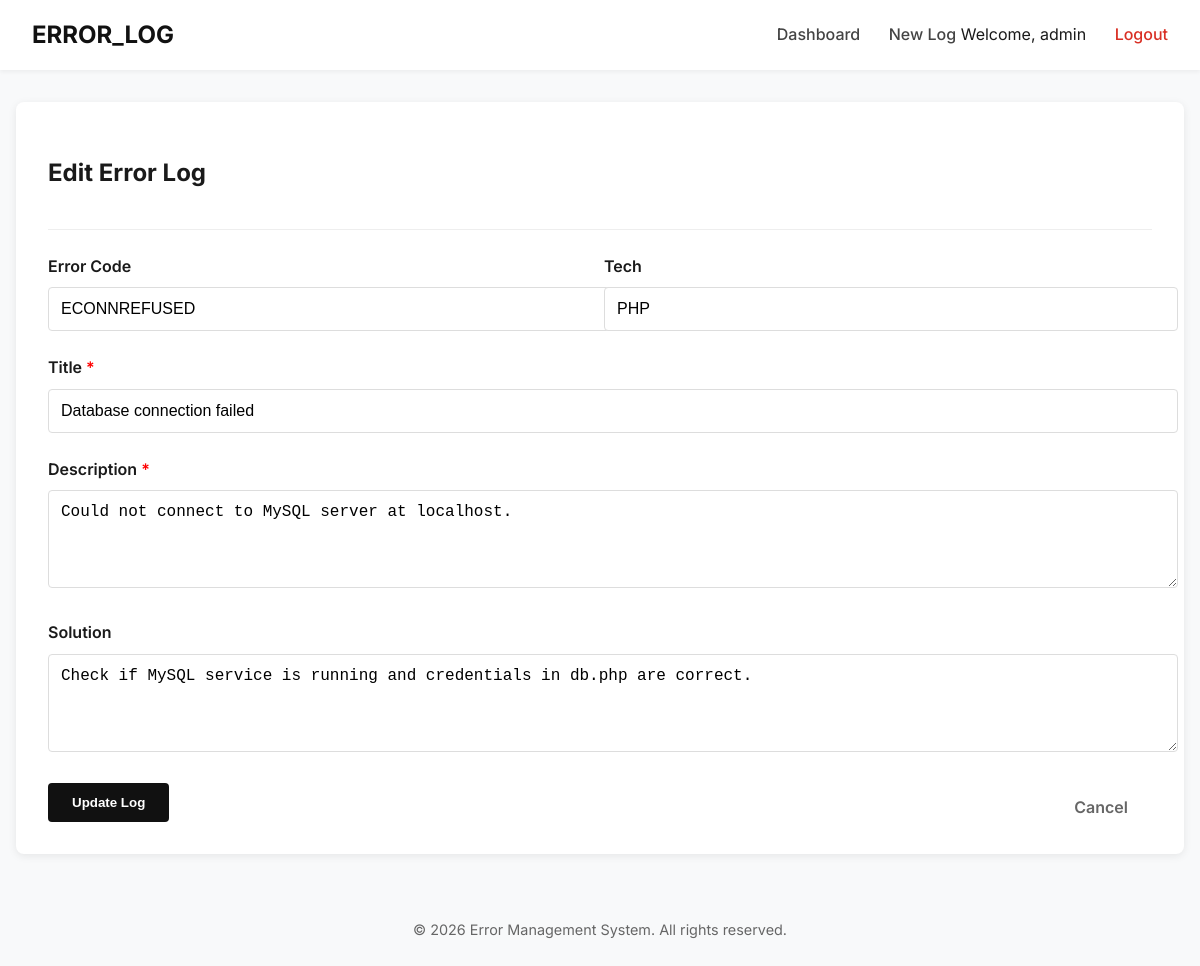
The app's page /edit.php?id=1 (signed in) with its own data.
### tables this page shows
CREATE TABLE IF NOT EXISTS errors (
    id INT AUTO_INCREMENT PRIMARY KEY,
    user_id INT NOT NULL,
    error_code VARCHAR(50),
    title VARCHAR(255) NOT NULL,
    description TEXT NOT NULL,
    solution TEXT,
    language VARCHAR(50),
    created_at TIMESTAMP DEFAULT CURRENT_TIMESTAMP,
    FOREIGN KEY (user_id) REFERENCES users(id) ON DELETE CASCADE
);

### includes/functions.php (called while the page is built, shortened)
<?php
function h($string) {
    return htmlspecialchars($string, ENT_QUOTES, 'UTF-8');
}
?>

### public/edit.php (the view, shortened to what this page needs)
<?php
require_once '../config/db.php';
require_once '../includes/functions.php';
$id = isset($_GET['id']) ? (int)$_GET['id'] : 0;
$sql = "SELECT * FROM errors WHERE id = ?";
$stmt = mysqli_prepare($conn, $sql);
mysqli_stmt_bind_param($stmt, "i", $id);
mysqli_stmt_execute($stmt);
$result = mysqli_stmt_get_result($stmt);
$row = mysqli_fetch_assoc($result);
?>
<?php include '../includes/header.php'; ?>
<div class="container">
    <div class="card">
        <div class="card-header">
            <h2>Edit Error Log</h2>
        </div>
        <form action="" method="POST">
            <div class="d-flex gap-2">
                <div class="form-group" style="flex:1;">
                    <label class="form-label">Error Code</label>
                    <input type="text" name="error_code" class="form-control" value="<?= h($row['error_code']) ?>">
                </div>
                <div class="form-group" style="flex:1;">
                    <label class="form-label">Tech</label>
                    <input type="text" name="language" class="form-control" value="<?= h($row['language']) ?>">
                </div>
            </div>
            <div class="form-group">
                <label class="form-label">Title <span style="color:red">*</span></label>
                <input type="text" name="title" class="form-control" required value="<?= h($row['title']) ?>">
            </div>
            <div class="form-group">
                <label class="form-label">Description <span style="color:red">*</span></label>
                <textarea name="description" class="form-control" rows="4" required><?= h($row['description']) ?></textarea>
            </div>
            <div class="form-group">
                <label class="form-label">Solution</label>
                <textarea name="solution" class="form-control" rows="4"><?= h($row['solution']) ?></textarea>
            </div>
            <button type="submit" class="btn btn-primary">Update Log</button>
            <a href="index.php" class="btn" style="float:right; color:#666;">Cancel</a>
        </form>
    </div>
</div>
<?php include '../includes/footer.php'; ?>

### assets/css/style.css (style rules this page uses)
:root { --primary-color: #111; --secondary-color: #444; --background-color: #f8f9fa; --text-color: #1a1a1a; --white: #ffffff; --error-color: #d93025; --success-color: #1e8e3e; --card-shadow: 0 2px 8px rgba(0, 0, 0, 0.08); }
body { font-family: 'Inter', 'Segoe UI', sans-serif; background-color: var(--background-color); color: var(--text-color); margin: 0; padding: 0; line-height: 1.6; }
.container { max-width: 1200px; margin: 2rem auto; padding: 0 1rem; }
.card { background: var(--white); border-radius: 8px; padding: 2rem; box-shadow: var(--card-shadow); margin-bottom: 2rem; }
.card-header { margin-bottom: 1.5rem; border-bottom: 1px solid #eee; padding-bottom: 1rem; }
.form-group { margin-bottom: 1.5rem; }
.form-label { display: block; margin-bottom: 0.5rem; font-weight: 600; }
.form-control { width: 100%; padding: 0.75rem; border: 1px solid #ddd; border-radius: 4px; font-size: 1rem; transition: border-color 0.3s; }
.btn { display: inline-block; padding: 0.75rem 1.5rem; border-radius: 4px; text-decoration: none; font-weight: 600; cursor: pointer; border: none; transition: background-color 0.3s; }
.btn-primary { background-color: var(--primary-color); color: var(--white); }
.d-flex { display: flex; }
.gap-2 { gap: 0.5rem; }

### records on screen
errors: error_code "ECONNREFUSED", language "PHP", title "Database connection failed", description "Could not connect to MySQL server at localhost.", solution "Check if MySQL service is running and credentials in db.php are correct."

### other values on screen
$_SESSION['username'] "admin"
